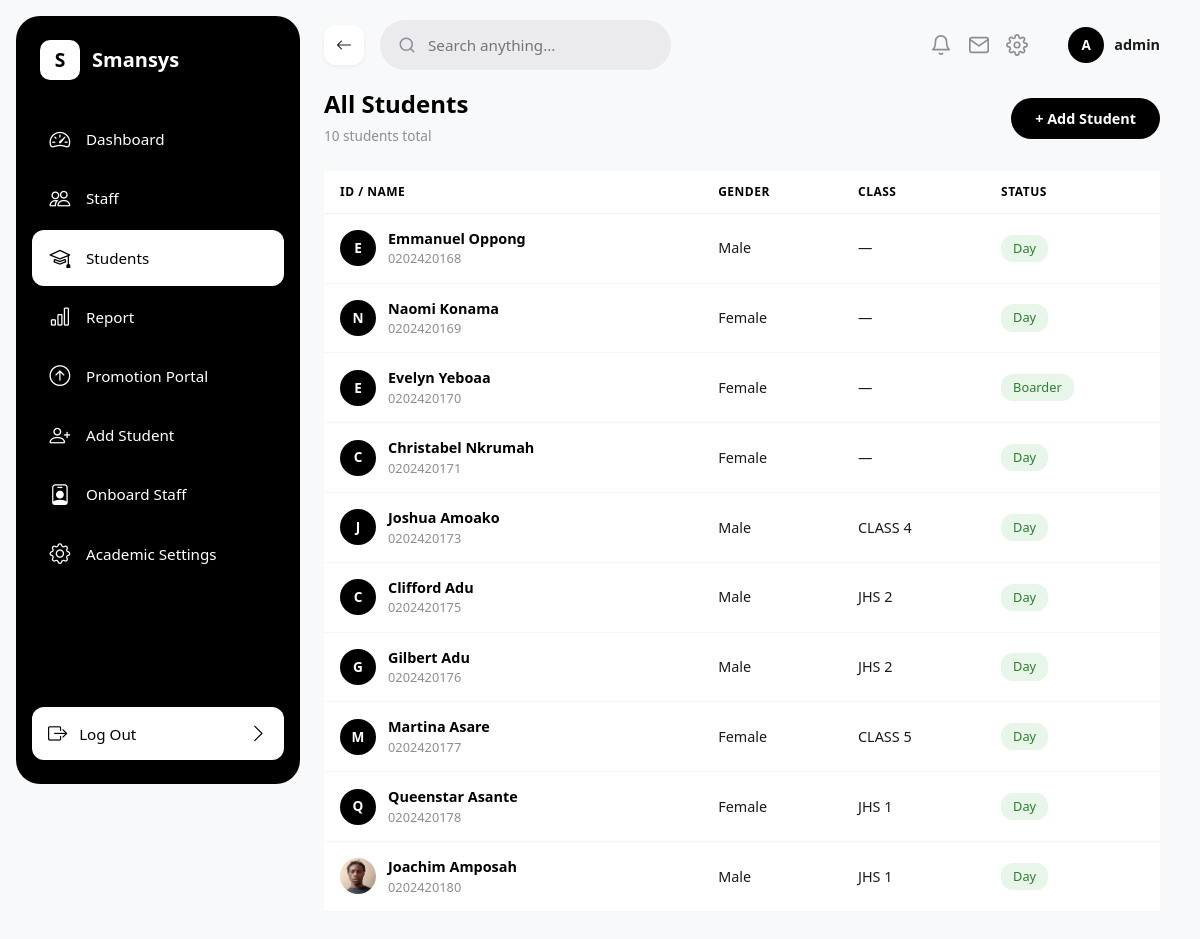
The page /students/ (signed in) on the database as committed earlier.
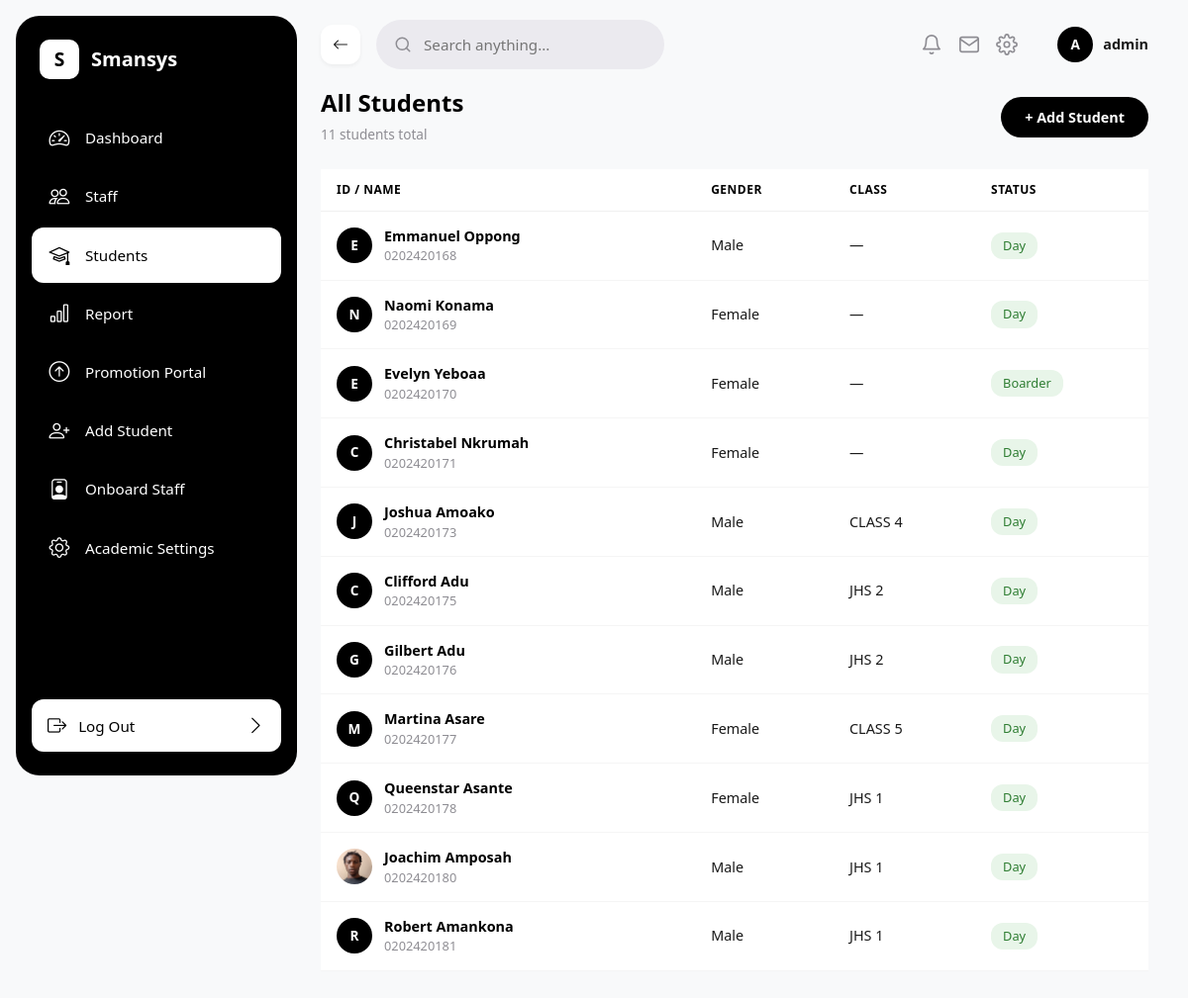
The same page on the database as committed later.
### sis/models.py (models this page shows, shortened)
class Student(models.Model):
    GENDER_CHOICES = [('Male', 'Male'), ('Female', 'Female')]
    STATUS_CHOICES = [('Day', 'Day'), ('Boarder', 'Boarder')]
    LIVING_WITH_CHOICES = [('Mother', 'Mother'), ('Father', 'Father'), ('Both', 'Both')]
    admission_number = models.CharField(max_length=50, unique=True)
    first_name = models.CharField(max_length=100)
    last_name = models.CharField(max_length=100)
    dob = models.DateField(verbose_name='Date of Birth')
    date_of_admission = models.DateField(default=date.today)
    gender = models.CharField(max_length=10, choices=GENDER_CHOICES)
    status = models.CharField(max_length=10, choices=STATUS_CHOICES)
    living_with = models.CharField(max_length=10, choices=LIVING_WITH_CHOICES, default='Both')
    previous_school_attended = models.CharField(max_length=255, default='N/A')
    profile_picture = models.ImageField(upload_to='students/profiles/', blank=True, null=True)
    father = models.ForeignKey(Parent, on_delete=models.SET_NULL, null=True, blank=True, related_name='father_of')
    mother = models.ForeignKey(Parent, on_delete=models.SET_NULL, null=True, blank=True, related_name='mother_of')
    @property
    def current_class(self):
        latest = self.enrollments.order_by('-date_enrolled').first()
        return latest.classroom if latest else None

class Enrollment(models.Model):
    student = models.ForeignKey('Student', on_delete=models.CASCADE, related_name='enrollments')
    classroom = models.ForeignKey('ClassRoom', on_delete=models.PROTECT, related_name='enrollments')
    term = models.CharField(max_length=20, default="Term 1")
    academic_year = models.CharField(max_length=20, default="2025/2026")
    date_enrolled = models.DateTimeField(auto_now_add=True)
    class Meta:
        unique_together = ('student', 'classroom', 'term', 'academic_year')

class ClassRoom(models.Model):
    class_name = models.CharField(max_length=50, unique=True)
    order = models.PositiveIntegerField(
        default=0,
        help_text="Used to sort classes hierarchically (e.g., Class 1 = 1, JHS 3 = 9)"
    )
    class Meta:
        ordering = ['order']
    def __str__(self):
        return self.class_name

### sis/views.py (the view)
# urls.py: path('students/', student_list_view, name='student_list'),
@login_required
def student_list_view(request):
    students = Student.objects.all()
    classrooms = ClassRoom.objects.all()
    return render(request, 'sis/student_list.html', {
        'students': students,
        'classrooms': classrooms,
    })

### sis/templates/sis/student_list.html (shortened to what this page needs)
{% extends 'sis/base.html' %}
{% load static %}
{% block content %}
<div class="d-flex justify-content-between align-items-center mb-4">
    <div>
        <h4 class="fw-bold mb-1" style="color: #000000;">All Students</h4>
        <span style="color: #8E8D93; font-size: 0.85rem;">{{ students|length }} students total</span>
    </div>
    <div>
        <a href="{% url 'student_registration' %}" style="background-color: #000000; color: #ffffff; border: none; border-radius: 25px; padding: 10px 24px; font-weight: 600; font-size: 0.9rem; text-decoration: none; display: inline-block; cursor: pointer;">+ Add Student</a>
    </div>
</div>
<div class="table-responsive">
    <table class="table table-hover align-middle" style="border-collapse: separate; border-spacing: 0;">
        <thead>
            <tr style="color: #8E8D93; font-size: 0.75rem; font-weight: 600; text-transform: uppercase; letter-spacing: 0.5px;">
                <th style="padding: 12px 16px; border-bottom: 1px solid #f0f0f0;">ID / Name</th>
                <th style="padding: 12px 16px; border-bottom: 1px solid #f0f0f0;">Gender</th>
                <th style="padding: 12px 16px; border-bottom: 1px solid #f0f0f0;">Class</th>
                <th style="padding: 12px 16px; border-bottom: 1px solid #f0f0f0;">Status</th>
            </tr>
        </thead>
        <tbody>
            {% for student in students %}
            <tr style="cursor: pointer; transition: background 0.15s;" onclick="window.location='{% url 'student_detail' student.id %}';">
                <td style="padding: 14px 16px; border-bottom: 1px solid #f5f5f5;">
                    <div style="display: flex; align-items: center; gap: 12px;">
                        {% if student.profile_picture %}
                        <img src="{{ student.profile_picture.url }}" alt="" style="width: 36px; height: 36px; border-radius: 50%; object-fit: cover;">
                        {% else %}
                        <span style="width: 36px; height: 36px; border-radius: 50%; background-color: #000000; color: #ffffff; display: flex; align-items: center; justify-content: center; font-weight: 700; font-size: 0.85rem; flex-shrink: 0;">{{ student.first_name|first|upper }}</span>
                        {% endif %}
                        <div>
                            <div style="font-weight: 600; color: #000000; font-size: 0.9rem;">{{ student.first_name }} {{ student.last_name }}</div>
                            <div style="color: #8E8D93; font-size: 0.8rem;">{{ student.admission_number }}</div>
                        </div>
                    </div>
                </td>
                <td style="padding: 14px 16px; border-bottom: 1px solid #f5f5f5; color: #1A1A1A; font-size: 0.9rem;">{{ student.gender }}</td>
                <td style="padding: 14px 16px; border-bottom: 1px solid #f5f5f5; color: #1A1A1A; font-size: 0.9rem;">{% if student.current_class %}{{ student.current_class }}{% else %}&mdash;{% endif %}</td>
                <td style="padding: 14px 16px; border-bottom: 1px solid #f5f5f5;">
                    <span style="background-color: #E8F5E9; color: #2E7D32; border-radius: 12px; padding: 4px 12px; font-weight: 500; font-size: 0.8rem; display: inline-block;">{{ student.status }}</span>
                </td>
            </tr>
            {% empty %}
            <tr>
                <td colspan="4" class="text-center py-5" style="color: #8E8D93;">No students registered yet.</td>
            </tr>
            {% endfor %}
        </tbody>
    </table>
</div>
{% endblock %}

### sis/templates/sis/base.html (shortened to what this page needs)
{% load static %}
<!DOCTYPE html>
<html lang="en">
<head>
    <link rel="stylesheet" href="{% static 'css/bootstrap.min.css' %}">
    <link rel="stylesheet" href="https://cdn.jsdelivr.net/npm/bootstrap-icons@1.11.3/font/bootstrap-icons.min.css">
</head>
<body>
{% if user.is_authenticated %}
<div class="app-layout" style="display: flex; min-height: 100vh; background-color: #F8F9FA;">
    <aside style="width: 284px; flex-shrink: 0; min-height: 100vh;">
        <div class="sidebar">
            <div>
                <div class="brand">
                    <div class="icon-box">S</div>
                    <span>Smansys</span>
                </div>
                <nav class="nav-links">
                    <a href="{% url 'dashboard' %}" class="{% if request.path == '/' or request.path == '/dashboard/' %}active{% endif %}">
                        <i class="bi bi-speedometer2"></i> Dashboard
                    </a>
                    <a href="{% url 'staff_list' %}" class="{% if request.path == '/staff/list/' %}active{% endif %}">
                        <i class="bi bi-people"></i> Staff
                    </a>
                    <a href="{% url 'student_list' %}" class="{% if request.path == '/students/' %}active{% endif %}">
                        <i class="bi bi-mortarboard"></i> Students
                    </a>
                    <a href="{% url 'reports' %}" class="{% if request.path == '/reports/' %}active{% endif %}">
                        <i class="bi bi-bar-chart"></i> Report
                    </a>
                    <a href="{% url 'promotion_portal' %}" class="{% if request.path == '/enrollment/portal/' %}active{% endif %}">
                        <i class="bi bi-arrow-up-circle"></i> Promotion Portal
                    </a>
                    <a href="{% url 'register_student' %}" class="{% if request.path == '/students/register/' %}active{% endif %}">
                        <i class="bi bi-person-plus"></i> Add Student
                    </a>
                    <a href="{% url 'register_staff' %}" class="{% if request.path == '/staff/register/' %}active{% endif %}">
                        <i class="bi bi-person-badge"></i> Onboard Staff
                    </a>
                    <a href="{% url 'academic_settings' %}" class="{% if request.path == '/settings/academic-session/' %}active{% endif %}">
                        <i class="bi bi-gear"></i> Academic Settings
                    </a>
                </nav>
            </div>
            <div class="logout-wrap">
                <a href="{% url 'logout' %}">
                    <span><i class="bi bi-box-arrow-right me-2"></i> Log Out</span>
                    <i class="bi bi-chevron-right"></i>
                </a>
            </div>
        </div>
    </aside>
    <div class="main-viewport" style="flex-grow: 1; display: flex; flex-direction: column; min-width: 0;">
        <header class="global-header" style="width: 100%; display: flex; align-items: center; justify-content: space-between; padding: 20px 40px; background-color: transparent;">
            <div class="header-left d-flex align-items-center gap-3">
                <button type="button" onclick="window.history.back();" class="back-btn" aria-label="Go back">
                    <i class="bi bi-arrow-left"></i>
                </button>
                <div class="header-search-field" style="position: relative;">
                    <svg width="18" height="18" viewBox="0 0 24 24" fill="none" stroke="#8E8D93" stroke-width="2" stroke-linecap="round" stroke-linejoin="round">
                        <circle cx="11" cy="11" r="8"/>
                        <path d="M21 21l-4.35-4.35"/>
                    </svg>
                    <input id="globalSearchInput" type="text" placeholder="Search anything..." style="flex: 1; border: none; outline: none; background: transparent; font-size: 0.95rem; color: #8E8D93; line-height: 1; min-width: 0;">
                </div>
            </div>
            <div class="header-right d-flex align-items-center" style="gap: 20px; margin-left: auto;">
                <div class="utility-group d-flex align-items-center gap-3">
                    <svg width="22" height="22" viewBox="0 0 24 24" fill="none" stroke="#8E8D93" stroke-width="1.8" stroke-linecap="round" stroke-linejoin="round" style="cursor: pointer;">
                        <path d="M18 8A6 6 0 0 0 6 8c0 7-3 9-3 9h18s-3-2-3-9"/>
                        <path d="M13.73 21a2 2 0 0 1-3.46 0"/>
                    </svg>
                    <svg width="22" height="22" viewBox="0 0 24 24" fill="none" stroke="#8E8D93" stroke-width="1.8" stroke-linecap="round" stroke-linejoin="round" style="cursor: pointer;">
                        <path d="M4 4h16c1.1 0 2 .9 2 2v12c0 1.1-.9 2-2 2H4c-1.1 0-2-.9-2-2V6c0-1.1.9-2 2-2z"/>
                        <polyline points="22,6 12,13 2,6"/>
                    </svg>
                </div>
                <div class="header-profile-pill d-flex align-items-center" style="gap: 10px; margin-left: 20px;">
                    <span style="width: 36px; height: 36px; display: flex; align-items: center; justify-content: center; border-radius: 50%; background-color: #000000; color: #ffffff; font-weight: 700; font-size: 0.85rem; line-height: 1;">
                        {{ request.user.username|first|upper }}
                    </span>
                    <span style="font-size: 0.9rem; font-weight: 600; color: #1A1A1A;">{{ request.user.username }}</span>
                </div>
            </div>
        </header>
        <main class="page-content-canvas" style="flex-grow: 1; padding: 0 40px 40px 40px;">
{% endif %}
            {% block content %}
            {% endblock %}
{% if user.is_authenticated %}
        </main>
    </div>
</div>
{% endif %}
</body>
</html>

### sis/templates/sis/base.html (style rules this page uses)
html, body { height: 100%; margin: 0; padding: 0; background-color: #f8fafc; }
.sidebar { width: 284px; min-width: 284px; height: calc(100vh - 32px); margin: 16px; background-color: #000000; border-radius: 24px; display: flex; flex-direction: column; justify-content: space-between; padding: 24px 16px; position: fixed; left: 0; top: 0; }
.sidebar .brand { display: flex; align-items: center; gap: 12px; padding: 0 8px; margin-bottom: 32px; }
.sidebar .brand .icon-box { width: 40px; height: 40px; background: #ffffff; border-radius: 10px; display: flex; align-items: center; justify-content: center; font-weight: 800; font-size: 1.2rem; color: #000000; }
.sidebar .brand span { font-size: 1.25rem; font-weight: 700; color: #ffffff; }
.sidebar .nav-links { flex: 1; display: flex; flex-direction: column; gap: 4px; }
.sidebar .nav-links a { display: flex; align-items: center; gap: 14px; padding: 12px 16px; color: #ffffff; text-decoration: none; border-radius: 12px; font-size: 0.95rem; font-weight: 400; transition: all 0.2s ease-in-out; }
.sidebar .nav-links a.active { background: #ffffff; color: #000000; font-weight: 500; }
.sidebar .nav-links a i { font-size: 1.3rem; width: 24px; text-align: center; }
.sidebar .logout-wrap { padding-top: 16px; }
.sidebar .logout-wrap a { display: flex; align-items: center; justify-content: space-between; padding: 12px 16px; background: #ffffff; color: #000000; text-decoration: none; border-radius: 12px; font-weight: 500; font-size: 0.95rem; transition: opacity 0.15s; }
.sidebar .logout-wrap a i { font-size: 1.2rem; }
.header-search-field { flex: 1; height: 50px; display: flex; align-items: center; background-color: #EBEAEF; border-radius: 25px; padding: 0 18px; gap: 10px; min-width: 0; flex-shrink: 0; }
.header-profile-pill { display: flex; align-items: center; gap: 10px; flex-shrink: 0; }
.back-btn { cursor: pointer; border: none; background: #FFFFFF; border-radius: 12px; width: 40px; height: 40px; display: flex; align-items: center; justify-content: center; box-shadow: 0px 2px 4px rgba(0,0,0,0.05); color: #1A1A1A; flex-shrink: 0; }

Rows that differ between the two databases and show on the page:
added Student: first_name|first "R", first_name "Robert", last_name "Amankona", admission_number "0202420181", gender "Male", current_class "JHS 1", status "Day"
Other text that changed with them:
{{ students|length }}: "10" → "11"
